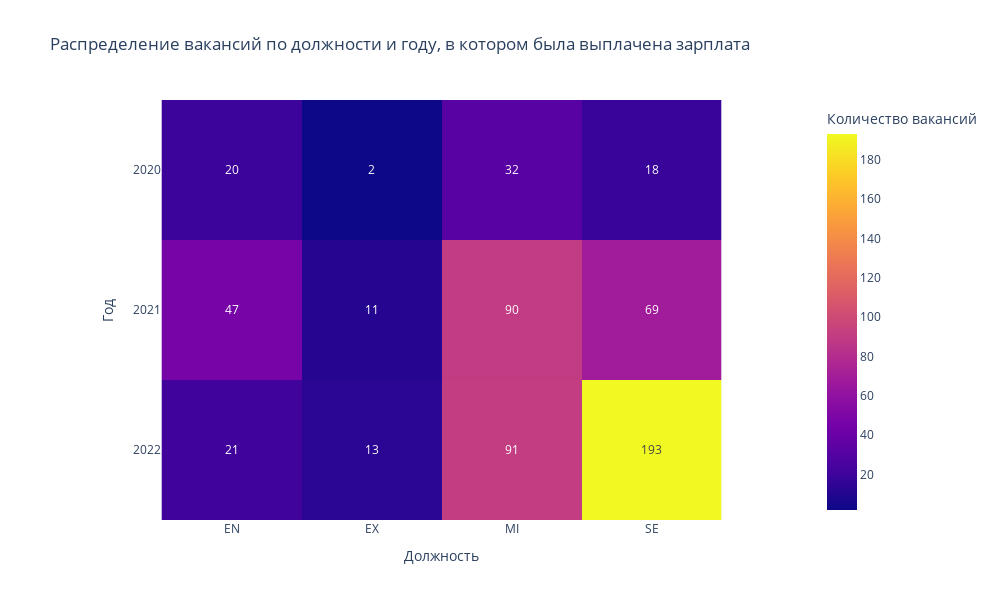

The code cell stored with this chart in its notebook:
### Code cell
fig = px.imshow(
    pd.crosstab(index=data['work_year'], columns=data['experience_level']),
    width=1000,
    height=600, 
    title='Распределение вакансий по должности и году, в котором была выплачена зарплата',
    labels=dict(x="Должность", y="Год", color="Количество вакансий"),
    y=['2020','2021','2022'],
    text_auto=True)
fig.show()

### Figure 1 — Plotly figure (JSON) as saved in the notebook; plotly's stock layout.template omitted (floating-point values rounded to 4 significant figures)
{"data": [{"coloraxis": "coloraxis", "hovertemplate": "Должность: %{x}<br>Год: %{y}<br>Количество вакансий: %{z}<extra></extra>", "name": "0", "texttemplate": "%{z}", "type": "heatmap", "x": ["EN", "EX", "MI", "SE"], "xaxis": "x", "y": ["2020", "2021", "2022"], "yaxis": "y", "z": [[20, 2, 32, 18], [47, 11, 90, 69], [21, 13, 91, 193]]}], "layout": {"coloraxis": {"colorbar": {"title": {"text": "Количество вакансий"}}, "colorscale": [[0, "#0d0887"], [0.1111, "#46039f"], [0.2222, "#7201a8"], [0.3333, "#9c179e"], [0.4444, "#bd3786"], [0.5556, "#d8576b"], [0.6667, "#ed7953"], [0.7778, "#fb9f3a"], [0.8889, "#fdca26"], [1, "#f0f921"]]}, "height": 600, "title": {"text": "Распределение вакансий по должности и году, в котором была выплачена зарплата"}, "width": 1000, "xaxis": {"anchor": "y", "constrain": "domain", "domain": [0, 1], "scaleanchor": "y", "title": {"text": "Должность"}}, "yaxis": {"anchor": "x", "autorange": "reversed", "constrain": "domain", "domain": [0, 1], "title": {"text": "Год"}}}}
